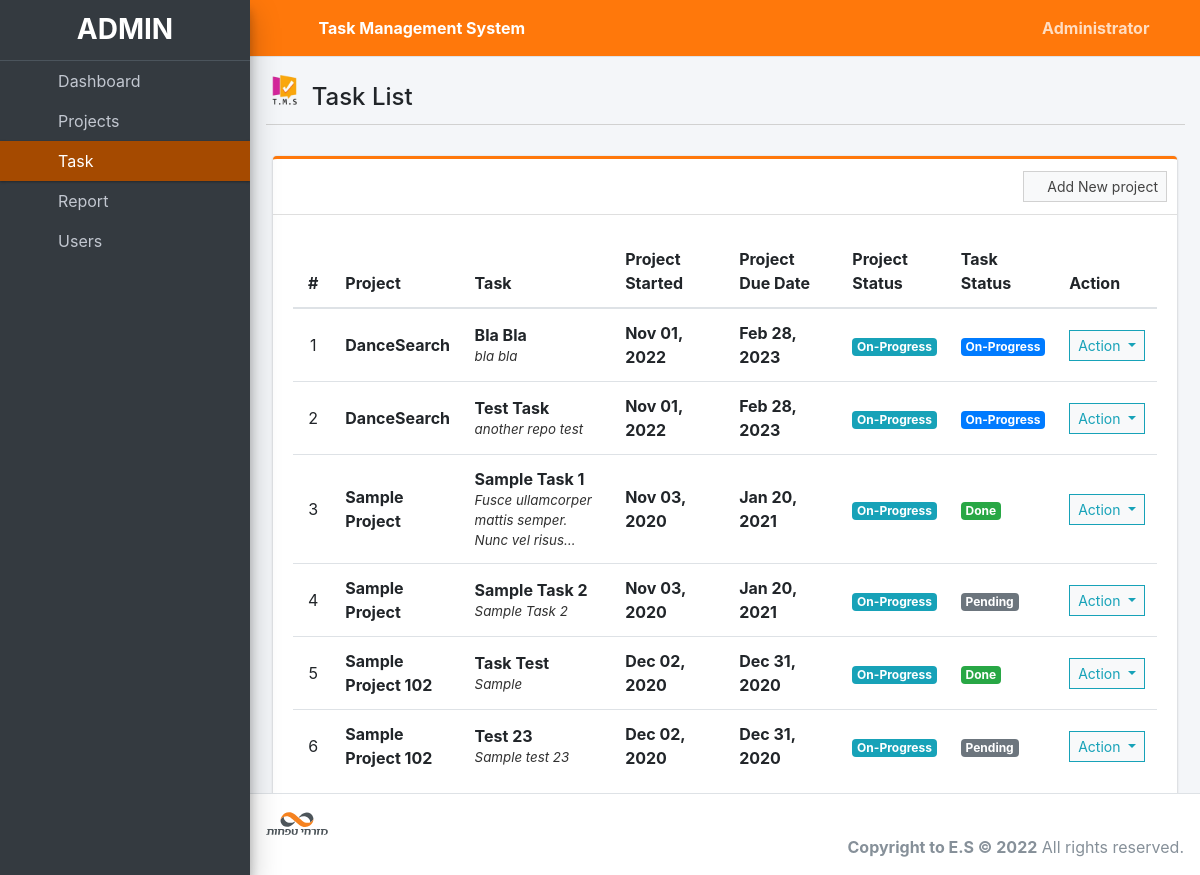
The app's page /index.php?page=task_list (signed in), older data.
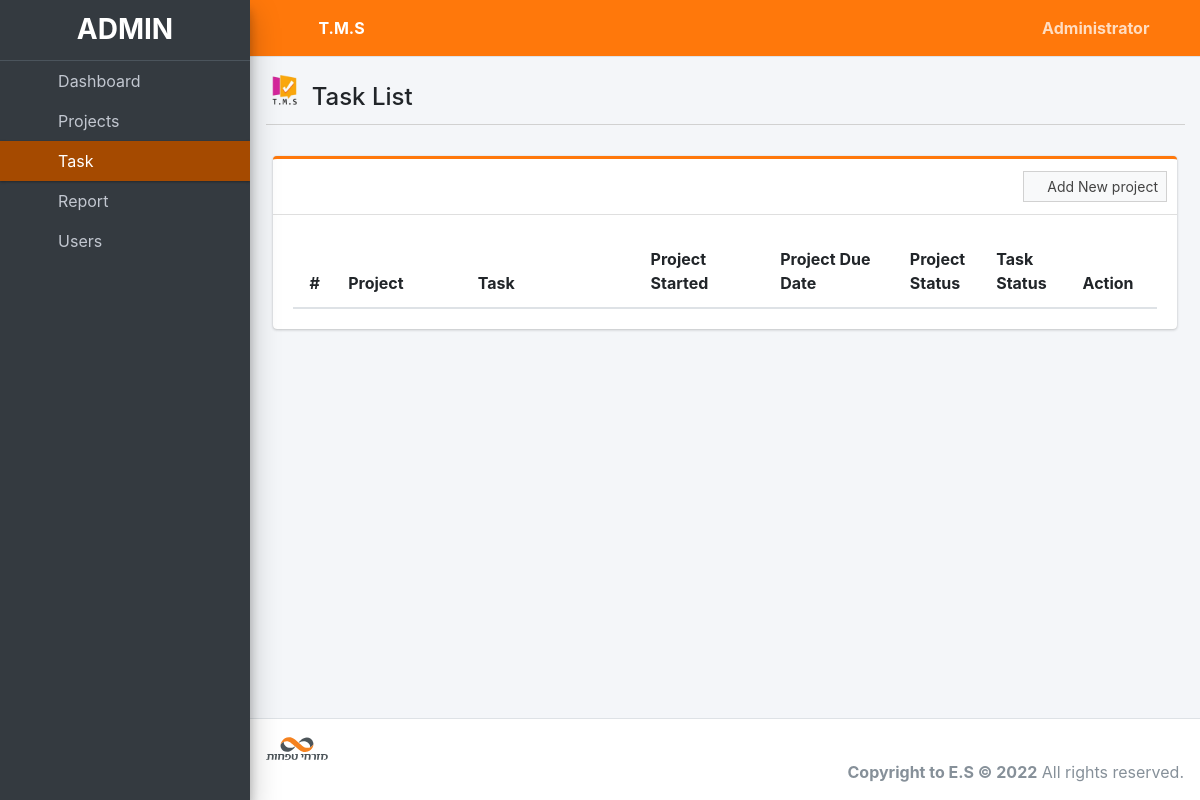
The same page, newer data.
### tables this page shows
CREATE TABLE `task_list` (
  `id` int(30) NOT NULL,
  `project_id` int(30) NOT NULL,
  `task` varchar(200) NOT NULL,
  `description` text NOT NULL,
  `status` tinyint(4) NOT NULL,
  `date_created` datetime NOT NULL DEFAULT current_timestamp()
);

CREATE TABLE `project_list` (
  `id` int(30) NOT NULL,
  `name` varchar(200) NOT NULL,
  `description` text NOT NULL,
  `status` tinyint(2) NOT NULL,
  `start_date` date NOT NULL,
  `end_date` date NOT NULL,
  `manager_id` int(30) NOT NULL,
  `user_ids` text NOT NULL,
  `date_created` datetime NOT NULL DEFAULT current_timestamp(),
  `repository` varchar(255) NOT NULL
);

### task_list.php (the view, shortened to what the changed rows need)
<?php include'db_connect.php' ?>
<div class="col-lg-12">
	<div class="card card-outline card-success">
		<div class="card-body">
			<table class="table tabe-hover table-condensed" id="list">
				<colgroup>
				</colgroup>
				<thead>
					<tr>
						<th class="text-center">#</th>
						<th>Project</th>
						<th>Task</th>
						<th>Project Started</th>
						<th>Project Due Date</th>
						<th>Project Status</th>
						<th>Task Status</th>
						<th>Action</th>
					</tr>
				</thead>
				<tbody>
					<?php
					$i = 1;
					$where = "";
					$stat = array("Pending","Started","On-Progress","On-Hold","Over Due","Done");
					$qry = $conn->query("SELECT t.*,p.name as pname,p.start_date,p.status as pstatus, p.end_date,p.id as pid FROM task_list t inner join project_list p on p.id = t.project_id $where order by p.name asc");
					while($row= $qry->fetch_assoc()):
						$trans = get_html_translation_table(HTML_ENTITIES,ENT_QUOTES);
						unset($trans["\""], $trans["<"], $trans[">"], $trans["<h2"]);
						$desc = strtr(html_entity_decode($row['description']),$trans);
						$desc=str_replace(array("<li>","</li>"), array("",", "), $desc);
		                $cprog = $conn->query("SELECT * FROM task_list where project_id = {$row['pid']} and status = 3")->num_rows;
		                $prod = $conn->query("SELECT * FROM user_productivity where project_id = {$row['pid']}")->num_rows;
		                if($row['pstatus'] == 0 && strtotime(date('Y-m-d')) >= strtotime($row['start_date'])):
		                if($prod  > 0  || $cprog > 0)
		                  $row['pstatus'] = 2;
		                else
		                  $row['pstatus'] = 1;
		                elseif($row['pstatus'] == 0 && strtotime(date('Y-m-d')) > strtotime($row['end_date'])):
		                $row['pstatus'] = 4;
		                endif;
					?>
					<tr>
						<td class="text-center"><?php echo $i++ ?></td>
						<td>
							<p><b><?php echo ucwords($row['pname']) ?></b></p>
						</td>
						<td>
							<p><b><?php echo ucwords($row['task']) ?></b></p>
							<p class="truncate"><?php echo strip_tags($desc) ?></p>
						</td>
						<td><b><?php echo date("M d, Y",strtotime($row['start_date'])) ?></b></td>
						<td><b><?php echo date("M d, Y",strtotime($row['end_date'])) ?></b></td>
						<td class="text-center">
							<?php
							  if($stat[$row['pstatus']] =='Pending'){
							  	echo "<span class='badge badge-secondary'>{$stat[$row['pstatus']]}</span>";
							  }elseif($stat[$row['pstatus']] =='Started'){
							  	echo "<span class='badge badge-primary'>{$stat[$row['pstatus']]}</span>";
							  }elseif($stat[$row['pstatus']] =='On-Progress'){
							  	echo "<span class='badge badge-info'>{$stat[$row['pstatus']]}</span>";
							  }elseif($stat[$row['pstatus']] =='On-Hold'){
							  	echo "<span class='badge badge-warning'>{$stat[$row['pstatus']]}</span>";
							  }elseif($stat[$row['pstatus']] =='Over Due'){
							  	echo "<span class='badge badge-danger'>{$stat[$row['pstatus']]}</span>";
							  }elseif($stat[$row['pstatus']] =='Done'){
							  	echo "<span class='badge badge-success'>{$stat[$row['pstatus']]}</span>";
							  }
							?>
						</td>
						<td>
                        	<?php
                        	if($row['status'] == 1){
						  		echo "<span class='badge badge-secondary'>Pending</span>";
                        	}elseif($row['status'] == 2){
						  		echo "<span class='badge badge-primary'>On-Progress</span>";
                        	}elseif($row['status'] == 3){
						  		echo "<span class='badge badge-success'>Done</span>";
                        	}
                        	?>
                        </td>
						<td class="text-center">
							<button type="button" class="btn btn-default btn-sm btn-flat border-info wave-effect text-info dropdown-toggle" data-toggle="dropdown" aria-expanded="true">
		                      Action
		                    </button>
						</td>
					</tr>
				<?php endwhile; ?>
				</tbody>
			</table>
		</div>
	</div>
</div>

### topbar.php (shortened to what the changed rows need)
<nav class="main-header navbar navbar-expand navbar-success navbar-dark ">
  <ul class="navbar-nav">
    <li>
      <a class="nav-link text-white"  href="./" role="button">
<large><b><?php echo $_SESSION['system']['name'] ?></b></large></a>
    </li>
  </ul>
</nav>

### sidebar.php (shortened to what the changed rows need)
<aside class="main-sidebar sidebar-dark-primary elevation-4">
  <div class="dropdown">
 	<a href="./" class="brand-link">
      <?php if($_SESSION['login_type'] == 1): ?>
      <h3 class="text-center p-0 m-0"><b>ADMIN</b></h3>
      <?php else: ?>
      <h3 class="text-center p-0 m-0"><b>USER</b></h3>
      <?php endif; ?>
  </a>
  </div>
</aside>

Row changes from the older to the newer data that the page shows:
removed task_list: project_list.name "DanceSearch", task "Bla Bla", description "bla bla", project_list.start_date "Nov 01, 2022", project_list.end_date "Feb 28, 2023", status "On-Progress"
removed task_list: project_list.name "DanceSearch", task "Test Task", description "another repo test", project_list.start_date "Nov 01, 2022", project_list.end_date "Feb 28, 2023", status "On-Progress"
removed task_list: project_list.name "Sample Project", task "Sample Task 1", description "Fusce ullamcorper mattis semper. Nunc vel…", project_list.start_date "Nov 03, 2020", project_list.end_date "Jan 20, 2021", pstatus "On-Progress", status "Done"
removed task_list: project_list.name "Sample Project", task "Sample Task 2", description "Sample Task 2", project_list.start_date "Nov 03, 2020", project_list.end_date "Jan 20, 2021", id "On-Progress", status "Pending"
removed task_list: project_list.name "Sample Project 102", task "Task Test", description "Sample", project_list.start_date "Dec 02, 2020", project_list.end_date "Dec 31, 2020", pstatus "On-Progress", status "Done"
removed task_list: project_list.name "Sample Project 102", task "Test 23", description "Sample test 23", project_list.start_date "Dec 02, 2020", project_list.end_date "Dec 31, 2020", pstatus "On-Progress", status "Pending"
Text that changed along with them:
$_SESSION['system']['name']: "Task Management System" → "T.M.S"
